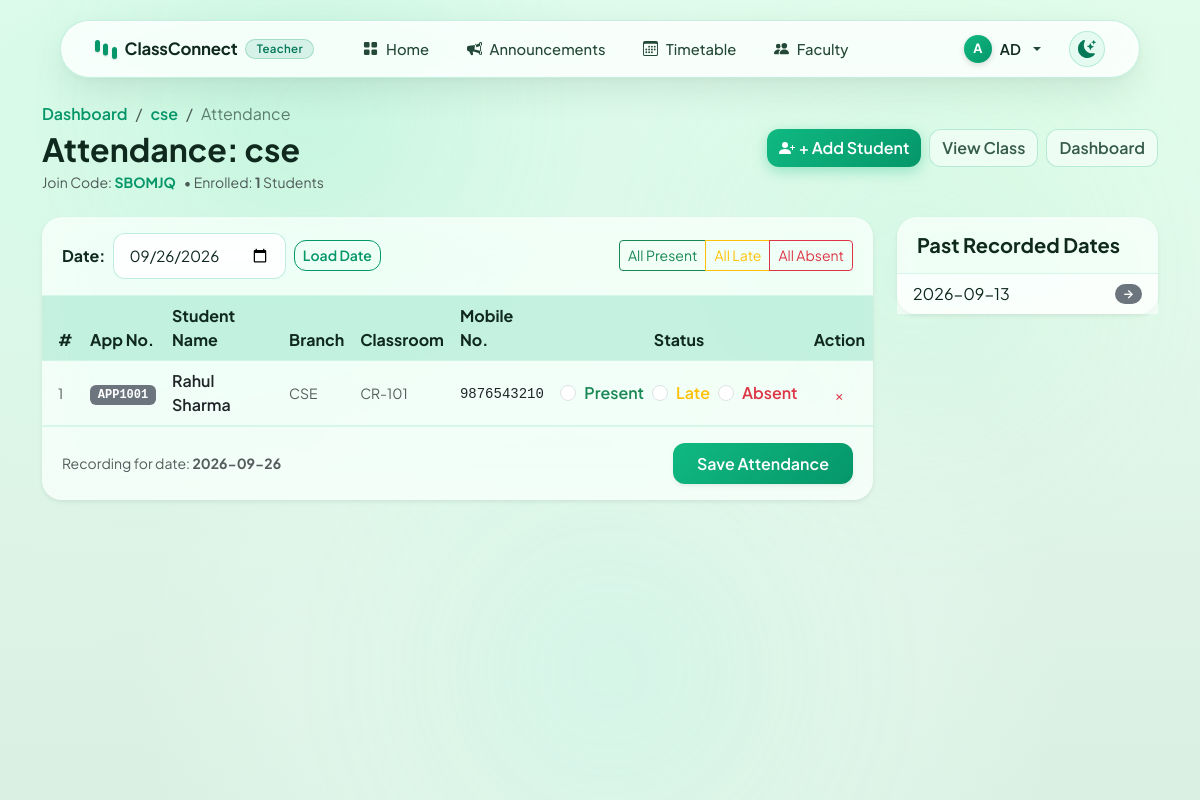
/class/1/attendance (signed in), run on the app's committed database.
### tables this page shows
CREATE TABLE classes (
    id INTEGER PRIMARY KEY AUTOINCREMENT,
    name TEXT NOT NULL,
    teacher_id INTEGER NOT NULL,
    join_code TEXT NOT NULL UNIQUE, subject TEXT, semester TEXT, academic_year TEXT, created_at TEXT, section TEXT, room TEXT,
    FOREIGN KEY(teacher_id) REFERENCES users(id)
);

CREATE TABLE users (
    id INTEGER PRIMARY KEY AUTOINCREMENT,
    username TEXT NOT NULL UNIQUE,
    hash TEXT NOT NULL,
    role TEXT NOT NULL CHECK(role IN ('teacher', 'student'))
, name TEXT, application_number TEXT, branch TEXT, classroom TEXT, mobile_no INTEGER);

### app.py (the view)
@app.route("/class/<int:class_id>/attendance", methods=["GET", "POST"])
@login_required
@teacher_required
def attendance(class_id):
    class_info = db.execute("SELECT * FROM classes WHERE id = ? AND teacher_id = ?", class_id, session["user_id"])
    if len(class_info) == 0:
        return redirect("/")
    if request.method == "POST":
        date = request.form.get("date")
        if not date:
            flash("Must provide a date.", "warning")
            return redirect(url_for('attendance', class_id=class_id))
        students = db.execute("SELECT users.id FROM users JOIN enrollments ON users.id = enrollments.student_id WHERE enrollments.class_id = ?", class_id)
        for student in students:
            status = request.form.get(f"status_{student['id']}")
            if status in ['Present', 'Absent', 'Late']:
                db.execute("DELETE FROM attendance WHERE class_id = ? AND student_id = ? AND date = ?", class_id, student["id"], date)
                db.execute("INSERT INTO attendance (class_id, student_id, date, status) VALUES (?, ?, ?, ?)", class_id, student["id"], date, status)
        flash(f"Attendance for {date} saved successfully.", "success")
        return redirect(url_for('attendance', class_id=class_id, date=date))
    else:
        selected_date = request.args.get("date", datetime.today().strftime('%Y-%m-%d'))
        students = db.execute(
            "SELECT users.id, users.username, users.name, users.application_number, users.branch, users.classroom, users.mobile_no "
            "FROM users JOIN enrollments ON users.id = enrollments.student_id "
            "WHERE enrollments.class_id = ? "
            "ORDER BY COALESCE(users.name, users.username) ASC",
            class_id
        )
        records = db.execute("SELECT student_id, status FROM attendance WHERE class_id = ? AND date = ?", class_id, selected_date)
        status_map = {r["student_id"]: r["status"] for r in records}
        for s in students:
            s["status"] = status_map.get(s["id"], "")
        dates_rows = db.execute("SELECT DISTINCT date FROM attendance WHERE class_id = ? ORDER BY date DESC", class_id)
        return render_template("attendance.html", class_info=class_info[0], students=students, dates=dates_rows, selected_date=selected_date)

### app.py (called while the page is built)
@app.after_request
def after_request(response):
    response.headers["Cache-Control"] = "no-cache, no-store, must-revalidate"
    response.headers["Expires"] = 0
    response.headers["Pragma"] = "no-cache"
    return response

def login_required(f):
    @wraps(f)
    def decorated_function(*args, **kwargs):
        if session.get("user_id") is None:
            return redirect("/login")
        return f(*args, **kwargs)
    return decorated_function

def teacher_required(f):
    @wraps(f)
    def decorated_function(*args, **kwargs):
        if session.get("role") != 'teacher':
            flash("You must be a teacher to access this page.", "danger")
            return redirect("/")
        return f(*args, **kwargs)
    return decorated_function

### templates/attendance.html (shortened to what this page needs)
{% extends "layout.html" %}
{% block content %}
<div class="d-flex flex-wrap justify-content-between align-items-center mb-4 gap-2">
    <div>
        <nav aria-label="breadcrumb">
            <ol class="breadcrumb mb-1">
                <li class="breadcrumb-item"><a href="/" class="text-decoration-none">Dashboard</a></li>
                <li class="breadcrumb-item"><a href="/class/{{ class_info.id }}" class="text-decoration-none">{{
                        class_info.name }}</a></li>
                <li class="breadcrumb-item active" aria-current="page">Attendance</li>
            </ol>
        </nav>
        <h2 class="mb-0 fw-bold">Attendance: {{ class_info.name }}</h2>
        <div class="d-flex flex-wrap align-items-center gap-2 text-muted small mt-1">
            <span>Join Code: <strong class="text-emerald">{{ class_info.join_code }}</strong></span>
            <span>• Enrolled: <strong>{{ students|length }}</strong> Students</span>
        </div>
    </div>
    <div class="d-flex gap-2">
        <button type="button" class="btn btn-success d-flex align-items-center gap-1" data-bs-toggle="modal"
            data-bs-target="#addStudentModal">
            + Add Student
        </button>
        <a href="/class/{{ class_info.id }}" class="btn btn-outline-secondary">View Class</a>
        <a href="/" class="btn btn-secondary">Dashboard</a>
    </div>
</div>
<div class="row">
    <div class="col-lg-9 mb-4">
        <div class="card shadow-sm border-0">
            <div class="card-header bg-white py-3 border-bottom">
                <form method="get" action="/class/{{ class_info.id }}/attendance" class="row g-2 align-items-center">
                    <div class="col-auto">
                        <label for="dateSelect" class="col-form-label fw-bold">Date:</label>
                    </div>
                    <div class="col-auto">
                        <input type="date" class="form-control form-control-sm" id="dateSelect" name="date"
                            value="{{ selected_date }}" onchange="this.form.submit()">
                    </div>
                    <div class="col-auto">
                        <button type="submit" class="btn btn-sm btn-outline-primary">Load Date</button>
                    </div>
                    <div class="col text-end">
                        {% if students %}
                        <div class="btn-group btn-group-sm" role="group">
                            <button type="button" class="btn btn-outline-success" onclick="markAll('Present')">All
                                Present</button>
                            <button type="button" class="btn btn-outline-warning" onclick="markAll('Late')">All
                                Late</button>
                            <button type="button" class="btn btn-outline-danger" onclick="markAll('Absent')">All
                                Absent</button>
                        </div>
                        {% endif %}
                    </div>
                </form>
            </div>
            <div class="card-body p-0">
                <form action="/class/{{ class_info.id }}/attendance" method="post" id="attendanceForm">
                    <div class="table-responsive">
                        <table class="table table-hover align-middle mb-0">
                            <thead class="table-light">
                                <tr>
                                    <th class="ps-3" style="width: 40px;">#</th>
                                    <th>App No.</th>
                                    <th>Student Name</th>
                                    <th>Branch</th>
                                    <th>Classroom</th>
                                    <th>Mobile No.</th>
                                    <th class="text-center" style="min-width: 200px;">Status</th>
                                    <th class="text-center" style="width: 50px;">Action</th>
                                </tr>
                            </thead>
                            <tbody>
                                {% for s in students %}
                                <tr>
                                    <td class="ps-3 text-muted"><small>{{ loop.index }}</small></td>
                                    <td>
                                        <span class="badge bg-secondary font-monospace">{{ s.application_number or
                                            s.username }}</span>
                                    </td>
                                    <td class="fw-semibold">
                                        {{ s.name or s.username }}
                                    </td>
                                    <td><small class="text-muted">{{ s.branch or '-' }}</small></td>
                                    <td><small class="text-muted">{{ s.classroom or '-' }}</small></td>
                                    <td>
                                        {% if s.mobile_no %}
                                        <a href="tel:{{ s.mobile_no }}"
                                            class="text-decoration-none text-dark font-monospace"><small>{{ s.mobile_no
                                                }}</small></a>
                                        {% else %}
                                        <small class="text-muted">-</small>
                                        {% endif %}
                                    </td>
                                    <td>
                                        <div class="d-flex justify-content-center gap-2">
                                            <div class="form-check form-check-inline m-0">
                                                <input class="form-check-input status-radio status-present" type="radio"
                                                    name="status_{{ s.id }}" id="present_{{ s.id }}" value="Present"  required>
                                                <label class="form-check-label text-success fw-semibold"
                                                    for="present_{{ s.id }}">Present</label>
                                            </div>
                                            <div class="form-check form-check-inline m-0">
                                                <input class="form-check-input status-radio status-late" type="radio"
                                                    name="status_{{ s.id }}" id="late_{{ s.id }}" value="Late" >
                                                <label class="form-check-label text-warning fw-semibold"
                                                    for="late_{{ s.id }}">Late</label>
                                            </div>
                                            <div class="form-check form-check-inline m-0">
                                                <input class="form-check-input status-radio status-absent" type="radio"
                                                    name="status_{{ s.id }}" id="absent_{{ s.id }}" value="Absent" >
                                                <label class="form-check-label text-danger fw-semibold"
                                                    for="absent_{{ s.id }}">Absent</label>
                                            </div>
                                        </div>
                                    </td>
                                    <td class="text-center">
                                        <button type="button" class="btn btn-outline-danger btn-sm border-0 py-0 px-1"
                                            title="Remove from class"
                                            onclick="removeStudent({{ s.id }}, '{{ s.name or s.username }}')">
                                            &times;
                                        </button>
                                    </td>
                                </tr>
                                {% endfor %}
                            </tbody>
                        </table>
                    </div>
                    {% if students %}
                    <div class="card-footer bg-white d-flex justify-content-between align-items-center py-3">
                        <small class="text-muted">Recording for date: <strong>{{ selected_date }}</strong></small>
                        <button type="submit" class="btn btn-primary px-4 fw-semibold shadow-sm">Save
                            Attendance</button>
                    </div>
                    {% endif %}
                </form>
            </div>
        </div>
    </div>
    <div class="col-lg-3">
        <div class="card shadow-sm border-0 mb-4">
            <div class="card-header bg-white py-3">
                <h5 class="mb-0 fw-bold">Past Recorded Dates</h5>
            </div>
            <div class="card-body p-0">
                <div class="list-group list-group-flush" style="max-height: 400px; overflow-y: auto;">
                    {% for d in dates %}
                    <a href="/class/{{ class_info.id }}/attendance?date={{ d.date }}"
                        class="list-group-item list-group-item-action d-flex justify-content-between align-items-center {% if d.date == selected_date %}active text-white bg-primary{% endif %}">
                        <span>{{ d.date }}</span>
                        {% if d.date == selected_date %}
                        <span class="badge bg-light text-primary">Viewing</span>
                        {% else %}
                        <span class="badge bg-secondary rounded-pill">&rarr;</span>
                        {% endif %}
                    </a>
                    {% else %}
                    <div class="p-3 text-center text-muted">No past records yet.</div>
                    {% endfor %}
                </div>
            </div>
        </div>
    </div>
</div>
{% endblock %}

### data on the page
classes: name "cse", join_code "SBOMJQ"
users: application_number "APP1001", name "Rahul Sharma", branch "CSE", classroom "CR-101", mobile_no "9876543210"

### other printed values
{{ session.get('role') }} "Teacher"
{{ session.get('username')[0]|upper }} "A"
{{ session.get('username') }} "AD"
{{ students|length }} "1"
{{ selected_date }} "2026-09-26"
{{ d.date }} "2026-09-13"
